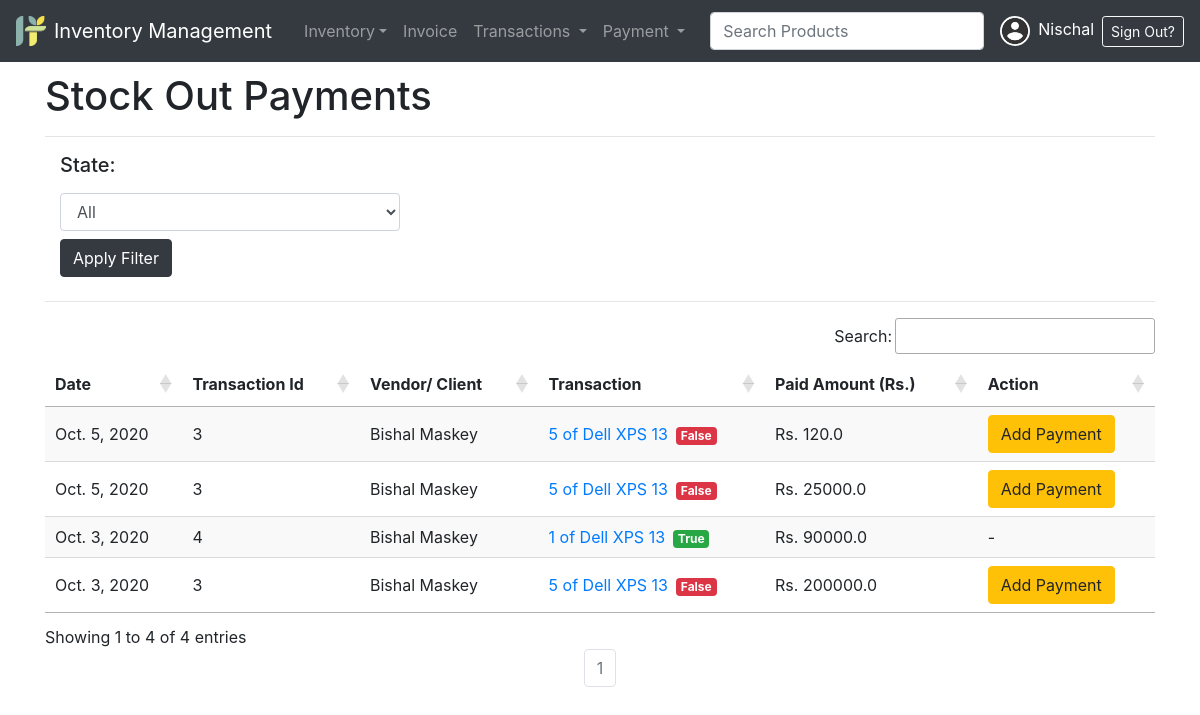
The app's page /inventory/payments/cr/ (signed in), older data.
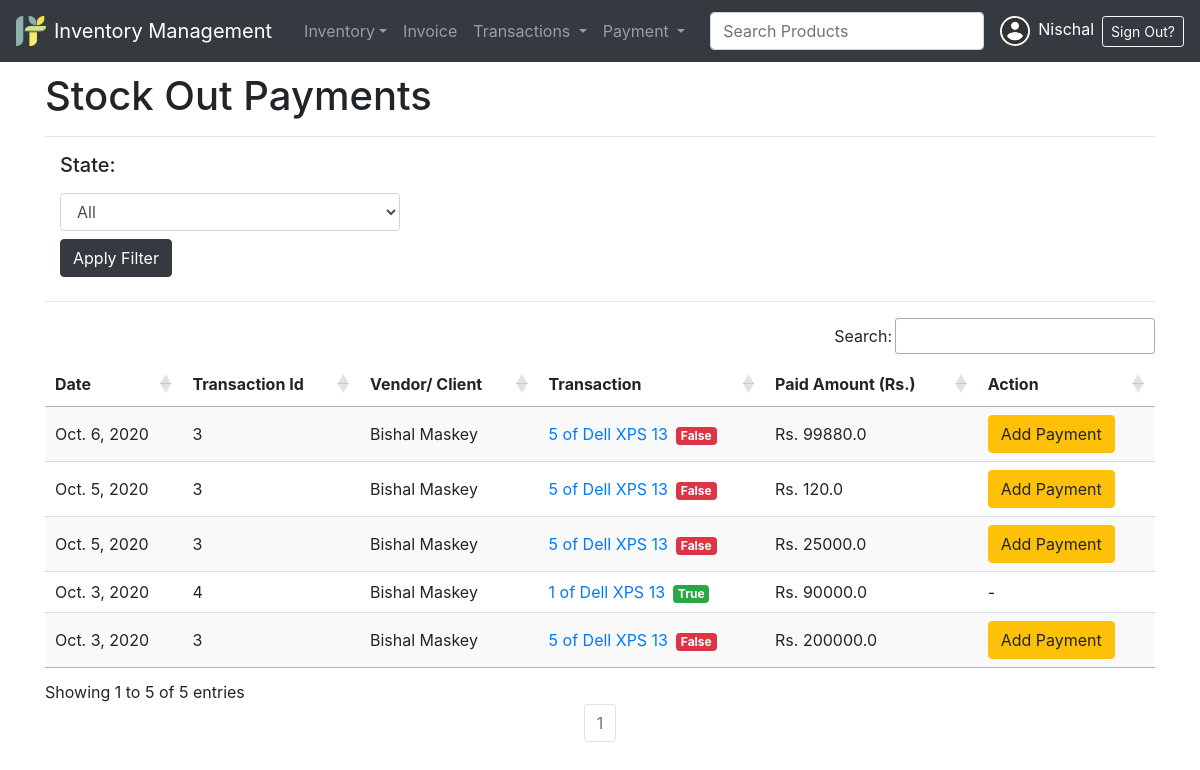
The same page, newer data.
### accounts/models.py (models this page shows, shortened)
class User(AbstractBaseUser, PermissionsMixin):
    class Types(models.TextChoices):
        ADMIN = "ADMIN", "Admin"
        STAFF = "STAFF", "Staff"
    base_type = Types.STAFF
    _type = models.CharField(
        _("Type"), max_length=50, choices=Types.choices, default=base_type
    )
    email = models.EmailField(max_length=254, unique=True)
    first_name = models.CharField(max_length=128)
    last_name = models.CharField(max_length=128)
    is_staff = models.BooleanField(default=False)
    is_superuser = models.BooleanField(default=False)
    is_active = models.BooleanField(default=True)
    last_login = models.DateTimeField(null=True, blank=True)
    date_joined = models.DateTimeField(auto_now_add=True)
    USERNAME_FIELD = 'email'
    EMAIL_FIELD = 'email'
    REQUIRED_FIELDS = ['first_name','last_name','_type']
    objects = UserManager()

### Userprofile/models.py (models this page shows, shortened)
class Profile(models.Model):
    user = models.OneToOneField(User, on_delete=models.CASCADE)
    contact = models.BigIntegerField(blank=True, null=True)
    dp = models.ImageField(default='user.png',upload_to='profile_pics')

### inventory/models.py (models this page shows, shortened)
class Payment(models.Model):
    transaction = models.ForeignKey("inventory.Transaction", verbose_name=_("Payment For Transaction"), on_delete=models.CASCADE)
    amount = models.FloatField(_("Amount to add in Transaction"))
    date = models.DateField(_("Date of Payment"), auto_now_add=True)
    class Meta:
        ordering = ['-date']

class Transaction(models.Model):
    class Types(models.TextChoices):
        STOCK_OUT = "STOCK OUT", "Stock Out"
        STOCK_IN = "STOCK IN", "Stock In"
    base_type = Types.STOCK_IN
    _type = models.CharField(
        _("Type"), max_length=50, choices=Types.choices, default=base_type
    )
    vendor_client = models.CharField(_("Vendor or Client"), max_length=240)
    item = models.ForeignKey("inventory.Item", verbose_name=_("Inventory Item"), on_delete=models.CASCADE)
    quantity = models.IntegerField(_("Quantity"), default=0)
    cost = models.FloatField(_("Cost Price Per Quantity Unit"), default=0)
    paid = models.FloatField(_("Paid Amount"), default = 0)
    remarks = models.TextField(_("Remarks on Deal"), null=True, blank=True)
    date = models.DateTimeField(_("Date of Transaction"), auto_now_add=True)
    balanced = models.BooleanField(_("Balanced"), editable = False)
    mobile_num_regex = RegexValidator(regex="^[0-9]{9,15}$", message="Entered mobile number isn't in a right format!")
    contact  = models.CharField(validators=[mobile_num_regex], max_length=13)
    class Meta:
        ordering = ['-date']
    def __str__(self):
        return f" {self.quantity} of {self.item}"

class Item(models.Model):
    name = models.CharField(_("Product Name"),max_length = 240, unique = True)
    brand = models.CharField(_("Product Brand"), max_length = 50, null=True, blank=True)
    category = models.ForeignKey("inventory.Category", verbose_name=_("category"), on_delete=models.CASCADE, related_name='categories')
    description = models.TextField(_("Product Description"))
    image = models.ImageField(_("Product Image"), upload_to="product_images", height_field=None, width_field=None, max_length=None, null=True, blank=True)
    cost_price = models.FloatField(_("Latest Cost Price"), default=0)
    quantity = models.IntegerField(_("Available Quantity"), default=0)
    selling_price = models.FloatField(_("Current Selling Price"), default=0)
    about_seller = models.TextField(_("About Seller"))
    def __str__(self):
        return self.name
    class Meta:
        ordering = ['name']

### inventory/views.py (the view)
# urls.py: path("payments/cr/", CreditPaymentListView.as_view(), name="cr-payments"),
class CreditPaymentListView(ListView):
    model = Payment
    context_object_name = 'payments'
    template_name = "inventory/dr-payments.html"
    paginate_by=50
    def get_context_data(self, **kwargs):
        context = super().get_context_data(**kwargs)
        context["header"] = 'Stock Out Payments'
        return context
    def get_queryset(self):
        qs = super().get_queryset().filter(transaction___type="STOCK OUT")
        sts = self.request.GET.get('state')
        if sts=='balanced':
            qs = qs.filter(transaction__balanced=True)
        elif sts=='unbalanced':
            qs = qs.filter(transaction__balanced=False)
        return qs.order_by('-id')

### templates/inventory/dr-payments.html (shortened to what this page needs)
{% extends 'partial/base.html' %}
{% block style %}
<link rel="stylesheet" type="text/css" href="https://cdn.datatables.net/1.10.22/css/jquery.dataTables.css">
{% endblock style %}
{% block content %}
<h1>{{header}}</h1><hr>
<form action="" method="get">
    <div class="col-md-4">
      <label for="inputState"><h5>State:</h5></label>
      <select id="inputState" class="form-control" name='state'>
        <option selected>All</option>
      </select>
    <input type="submit" class='my-2 btn btn-dark' value='Apply Filter'>
    </div>
</form>
<hr>
<table id="table_id" class="display">
    <thead>
        <tr>
            <th>Date</th>
            <th>Transaction Id</th>
            <th>Vendor/ Client</th>
            <th>Transaction</th>
            <th>Paid Amount (Rs.)</th>
            <th>Action</th>
        </tr>
    </thead>
    <tbody>
    {% for payment in payments %}
        <tr>
            <td>{{payment.date}}</td>
            <td>{{payment.transaction.id}}</td>
            <td>{{payment.transaction.vendor_client}}</td>
            <td><a href="{% url 'inventory:transaction-update' payment.transaction.id%}">{{payment.transaction}}</a>{% if payment.transaction.balanced %}<span class='ml-2 badge badge-success'>{% else %}<span class='ml-2 badge badge-danger'>{% endif %}{{payment.transaction.balanced}}</span></td>
            <td>Rs. {{payment.amount}}</td>
            <td>
                {% if payment.transaction.balanced %}
                    -
                {% else %}
                    <a href="{% url 'inventory:quick-payment' payment.transaction.id%}" class="btn btn-small btn-warning">Add Payment</a>
                {% endif %}
            </td>
        </tr>
    {% endfor %}
    </tbody>
</table>
{% include "partial/pagination.html" %}
{% endblock content %}

### templates/partial/base.html (shortened to what this page needs)
{% load static %}
{% load crispy_forms_tags %}
<!doctype html>
<html lang="en">
  <head>
    {% block style %}
    {% endblock style %}
    <link rel="stylesheet" href="https://maxcdn.bootstrapcdn.com/bootstrap/4.0.0/css/bootstrap.min.css">
  </head>
  <body>
          {% include 'partial/navbar.html' %}
          <div class='container' id='page-top'>
            <div>
              {% block header %}
                  <br>
                  <br>
                  <br>
              {% endblock header %}
            </div>
            {% block content %}
            {% endblock content %}
          </div>
  </body>
</html>

### templates/partial/navbar.html (shortened to what this page needs)
<nav class="navbar navbar-expand-lg navbar-dark bg-dark fixed-top">
  <a class="navbar-brand js-scroll-trigger" href="/">
    <img src="/media/favicon.png" height='30' width='30' class="d-inline-block align-top"><span class='typewriter mx-2'>Inventory Management</span>
  </a>
  <div class="collapse navbar-collapse" id="navbarSupportedContent">
    <ul class="navbar-nav mr-auto">
      <li class="nav-item dropdown">
        <a class="nav-link dropdown-toggle" href="#" id="navbarDropdown" role="button" data-toggle="dropdown" aria-haspopup="true" aria-expanded="false">Inventory</a>
      </li>
      <li class="nav-item">
        <a class="nav-link" href="{% url 'invoice:invoice-list' %}">Invoice</a>
      </li>
      <li class="nav-item dropdown">
        <a class="nav-link dropdown-toggle" href="#" id="navbarDropdown" role="button" data-toggle="dropdown" aria-haspopup="true" aria-expanded="false">
          Transactions
        </a>
      </li>
      <li class="nav-item dropdown">
        <a class="nav-link dropdown-toggle" href="#" id="navbarDropdown" role="button" data-toggle="dropdown" aria-haspopup="true" aria-expanded="false">
          Payment
        </a>
      </li>
    </ul>
    <form class="form-inline my-2 my-lg-0" method='GET' action='/search'>
      <input class="form-control my-1 mr-sm-2" required='required' type="search" placeholder="Search Products" id='searchProductForm' name='q' data-toggle="popover" data-placement="bottom" data-content="Press enter to search" value="{{ query }}" style="" data-original-title="" title="">
    </form>
      {% if user.is_authenticated %}
        <a class="text-white mr-2" href="{% url 'profile' %}" id="navbarDropdown" role="button" aria-haspopup="true" aria-expanded="false">
          <img class='rounded-circle profile-img mx-2' src='{{ user.profile.dp.url }}' height=30px width=30px>{{ user.first_name }}
        </a>
        <a class="btn btn-sm btn-outline-light" href="{% url 'account_logout' %}">Sign Out?</a>
      {% else %}
        <a class="btn mr-1 mb-1 btn-sm btn-outline-success" href="{% url 'account_login' %}">Sign In</a>
        <a class="btn btn-sm mb-1 btn-warning" href="{% url 'account_signup' %}">Signup</a>
      {% endif %}
  </div>
</nav>

### templates/partial/pagination.html (shortened to what this page needs)
    <ul class="pagination justify-content-center mb-4">
        {% for num in page_obj.paginator.page_range %}
            {% if page_obj.number == num %}
            <li class="page-item disabled">
                <a class='page-link' href='?page={{ num }}'>{{ num }}</a>
            </li>
            {% elif num > page_obj.number|add:'-3' and num < page_obj.number|add:'3' %}
            <li class="page-item">
                <a class='page-link' href='?page={{ num }}'>{{ num }}</a>
            </li>
            {% endif %}
        {% endfor %}
    </ul>

Row changes from the older to the newer data that the page shows:
added Payment: date "Oct. 6, 2020", transaction.id "3", transaction.vendor_client "Bishal Maskey", transaction "5 of Dell XPS 13", transaction.balanced "False", amount "99880.0", shows "Add Payment"
Text that changed along with them:
text written by a page script: "Search: Showing 1 to 4 of 4 entries" → "Search: Showing 1 to 5 of 5 entries"
